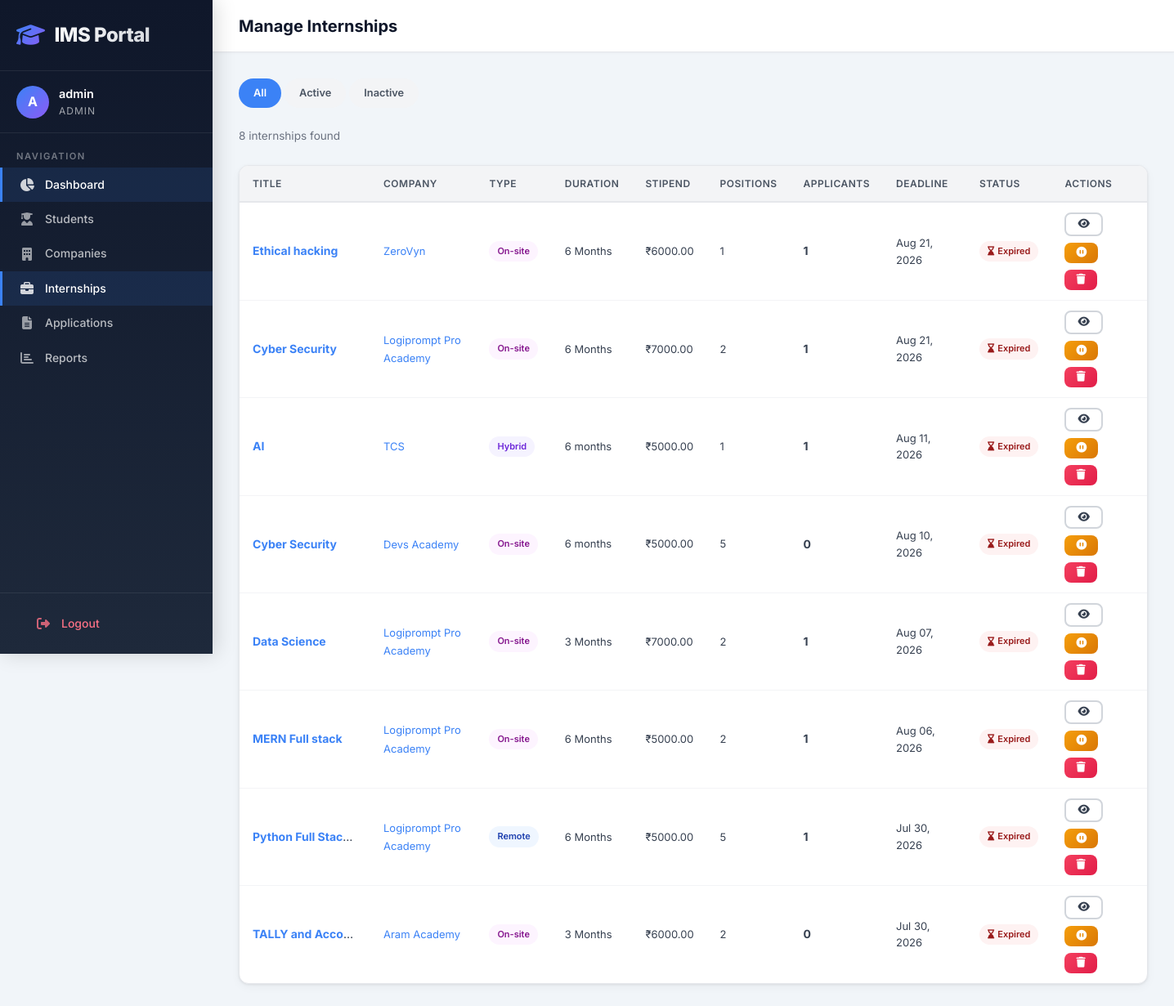
Screenshot of /admin-dashboard/internships/ (signed in) with the database file from the repository.
### accounts/models.py (models this page shows, shortened)
class User(AbstractUser):
    ROLE_CHOICES = (
        ('admin', 'Admin'),
        ('student', 'Student'),
        ('company', 'Company'),
    )
    email = models.EmailField(unique=True)
    role = models.CharField(max_length=10, choices=ROLE_CHOICES)
    objects = CustomUserManager()
    REQUIRED_FIELDS = ['email']
    @property
    def is_admin(self):
        return self.role == 'admin'
    @property
    def is_student(self):
        return self.role == 'student'

### companies/models.py (models this page shows, shortened)
class Internship(models.Model):
    TYPE_CHOICES = (
        ('remote', 'Remote'),
        ('onsite', 'On-site'),
        ('hybrid', 'Hybrid'),
    )
    company = models.ForeignKey(CompanyProfile, on_delete=models.CASCADE, related_name='internships')
    title = models.CharField(max_length=200)
    description = models.TextField()
    requirements = models.TextField()
    location = models.CharField(max_length=200)
    internship_type = models.CharField(max_length=10, choices=TYPE_CHOICES)
    duration = models.CharField(max_length=50)
    stipend = models.DecimalField(max_digits=10, decimal_places=2, null=True, blank=True)
    positions_available = models.IntegerField(default=1)
    application_deadline = models.DateField()
    is_approved = models.BooleanField(default=True, help_text='Internships go live immediately when posted')
    is_active = models.BooleanField(default=True)
    created_at = models.DateTimeField(auto_now_add=True)
    updated_at = models.DateTimeField(auto_now=True)
    class Meta:
        ordering = ['-created_at']
    @property
    def is_expired(self):
        from django.utils import timezone
        return self.application_deadline < timezone.now().date()
    @property
    def total_applications(self):
        return self.applications.count()

class CompanyProfile(models.Model):
    user = models.OneToOneField(settings.AUTH_USER_MODEL, on_delete=models.CASCADE, related_name='company_profile')
    company_name = models.CharField(max_length=200)
    industry = models.CharField(max_length=100, blank=True)
    website = models.URLField(blank=True)
    location = models.CharField(max_length=200, blank=True)
    description = models.TextField(blank=True)
    logo = models.ImageField(upload_to='company_logos/', blank=True, null=True)
    contact_email = models.EmailField(blank=True)
    contact_phone = models.CharField(max_length=20, blank=True)
    is_verified = models.BooleanField(default=False)
    created_at = models.DateTimeField(auto_now_add=True)
    updated_at = models.DateTimeField(auto_now=True)
    class Meta:
        ordering = ['-created_at']

### dashboard/views.py (the view)
# urls.py: path('internships/', views.manage_internships, name='manage_internships'),
@login_required
@admin_required
def manage_internships(request):
    filter_status = request.GET.get('status', '')
    internships = Internship.objects.select_related('company')
    today = date.today()
    if filter_status == 'active':
        internships = internships.filter(is_active=True, application_deadline__gte=today)
    elif filter_status == 'inactive':
        internships = internships.filter(Q(is_active=False) | Q(application_deadline__lt=today))
    return render(request, 'dashboard/manage_internships.html', {'internships': internships, 'filter_status': filter_status})

### students/context_processors.py (called while the page is built)
def unread_notifications_count(request):
    if request.user.is_authenticated and request.user.is_student:
        count = request.user.notifications.filter(is_read=False).count()
        return {'unread_notifications_count': count}
    return {'unread_notifications_count': 0}

### templates/dashboard/manage_internships.html (shortened to what this page needs)
{% extends 'base.html' %}
{% block page_title %}Manage Internships{% endblock %}
{% block content %}
<div class="filter-tabs">
    <a href="{% url 'dashboard:manage_internships' %}" class="filter-tab {% if not filter_status %}active{% endif %}">All</a>
    <a href="{% url 'dashboard:manage_internships' %}?status=active" class="filter-tab {% if filter_status == 'active' %}active{% endif %}">Active</a>
    <a href="{% url 'dashboard:manage_internships' %}?status=inactive" class="filter-tab {% if filter_status == 'inactive' %}active{% endif %}">Inactive</a>
</div>
<p class="text-muted text-sm mb-3">{{ internships|length }} internship{{ internships|length|pluralize }} found</p>
{% if internships %}
<div class="table-container" style="overflow-x: auto;">
    <table class="table" style="min-width: 1100px;">
        <thead>
            <tr>
                <th>Title</th>
                <th>Company</th>
                <th>Type</th>
                <th>Duration</th>
                <th>Stipend</th>
                <th>Positions</th>
                <th>Applicants</th>
                <th>Deadline</th>
                <th>Status</th>
                <th>Actions</th>
            </tr>
        </thead>
        <tbody>
            {% for internship in internships %}
            <tr>
                <td class="internship-cell"><a href="{% url 'dashboard:view_internship' internship.pk %}"><strong>{{ internship.title }}</strong></a></td>
                <td><a href="{% url 'dashboard:view_company' internship.company.pk %}" style="font-size: 13px;">{{ internship.company.company_name }}</a></td>
                <td><span class="badge badge-{{ internship.internship_type }}" style="font-size: 11px;">{{ internship.get_internship_type_display }}</span></td>
                <td style="font-size: 13px;">{{ internship.duration|default:"—" }}</td>
                <td style="font-size: 13px;">{% if internship.stipend %}₹{{ internship.stipend }}{% else %}Unpaid{% endif %}</td>
                <td style="font-size: 13px;">{{ internship.positions_available }}</td>
                <td><strong>{{ internship.total_applications }}</strong></td>
                <td style="font-size: 13px;">{{ internship.application_deadline|date:"M d, Y" }}</td>
                <td>
                    {% if internship.is_expired %}
                    <span class="badge badge-rejected" style="font-size: 11px;"><i class="fas fa-hourglass-end"></i> Expired</span>
                    {% elif internship.is_active %}
                    <span class="badge badge-active" style="font-size: 11px;"><i class="fas fa-circle"></i> Active</span>
                    {% else %}
                    <span class="badge badge-inactive" style="font-size: 11px;"><i class="fas fa-pause-circle"></i> Inactive</span>
                    {% endif %}
                </td>
                <td>
                    <div class="btn-group">
                        <a href="{% url 'dashboard:view_internship' internship.pk %}" class="btn btn-sm btn-outline" title="View Details"><i class="fas fa-eye"></i></a>
                        <form method="POST" action="{% url 'dashboard:toggle_internship_active' internship.pk %}" style="display:inline;">
                            {% if internship.is_active %}
                            <button type="submit" class="btn btn-sm btn-warning" title="Deactivate"><i class="fas fa-pause-circle"></i></button>
                            {% else %}
                            <button type="submit" class="btn btn-sm btn-success" title="Activate"><i class="fas fa-play-circle"></i></button>
                            {% endif %}
                        </form>
                        <form method="POST" action="{% url 'dashboard:delete_internship' internship.pk %}" style="display:inline;" data-confirm="Are you sure you want to delete this internship?">
                            <button type="submit" class="btn btn-sm btn-danger" title="Delete"><i class="fas fa-trash"></i></button>
                        </form>
                    </div>
                </td>
            </tr>
            {% endfor %}
        </tbody>
    </table>
</div>
{% else %}
<div class="empty-state">
    <i class="fas fa-briefcase"></i>
    <h3>No Internships Found</h3>
    <p>No internships match the selected filter.</p>
</div>
{% endif %}
{% endblock %}

### templates/base.html (shortened to what this page needs)
{% load static %}
<!DOCTYPE html>
<html lang="en">
<head>
    <link rel="stylesheet" href="https://cdnjs.cloudflare.com/ajax/libs/font-awesome/6.5.1/css/all.min.css">
    <link rel="stylesheet" href="{% static 'css/style.css' %}">
</head>
<body>
    {% if user.is_authenticated %}
    <div class="app-layout">
        <aside class="sidebar">
            <div class="sidebar-header">
                <div class="sidebar-logo">
                    <i class="fas fa-graduation-cap"></i>
                    <span>IMS Portal</span>
                </div>
            </div>
            <div class="sidebar-user">
                <div class="sidebar-user-info">
                    <div class="sidebar-user-avatar">{{ user.username|make_list|first|upper }}</div>
                    <div class="sidebar-user-details">
                        <div class="sidebar-username">{{ user.username }}</div>
                        <div class="sidebar-role">{{ user.get_role_display }}</div>
                    </div>
                </div>
            </div>
            <nav class="sidebar-nav">
                <div class="sidebar-nav-section">Navigation</div>
                {% if user.is_admin %}
                <a href="{% url 'dashboard:admin_dashboard' %}" class="sidebar-link"><i class="fas fa-chart-pie"></i> Dashboard</a>
                <a href="{% url 'dashboard:manage_students' %}" class="sidebar-link"><i class="fas fa-user-graduate"></i> Students</a>
                <a href="{% url 'dashboard:manage_companies' %}" class="sidebar-link"><i class="fas fa-building"></i> Companies</a>
                <a href="{% url 'dashboard:manage_internships' %}" class="sidebar-link"><i class="fas fa-briefcase"></i> Internships</a>
                <a href="{% url 'dashboard:manage_applications' %}" class="sidebar-link"><i class="fas fa-file-alt"></i> Applications</a>
                <a href="{% url 'dashboard:reports' %}" class="sidebar-link"><i class="fas fa-chart-bar"></i> Reports</a>
                {% endif %}
            </nav>
            <div class="sidebar-footer">
                <a href="{% url 'accounts:logout' %}" class="sidebar-link logout-link"><i class="fas fa-sign-out-alt"></i> Logout</a>
            </div>
        </aside>
        <div class="main-content">
            <header class="topbar">
                <h1 class="topbar-title">{% block page_title %}Dashboard{% endblock %}</h1>
            </header>
            <main class="content-area">
    {% endif %}
    {% block content %}{% endblock %}
    </main>
    {% if user.is_authenticated %}
        </div>
    </div>
    {% endif %}
</body>
</html>

### templates/dashboard/manage_internships.html (style rules this page uses)
.internship-cell { max-width: 160px; overflow: hidden; text-overflow: ellipsis; white-space: nowrap; }

### rows the page displays
User: username|make_list "A", username "admin", role "ADMIN"
Internship: title "Ethical hacking", company.company_name "ZeroVyn", internship_type "On-site", duration "6 Months", stipend "6000.00", positions_available "1", total_applications "1", application_deadline "Aug 21, 2026", shows "Expired", is_active True (drawn)
Internship: title "Cyber Security", company.company_name "Logiprompt Pro Academy", internship_type "On-site", duration "6 Months", stipend "7000.00", positions_available "2", total_applications "1", application_deadline "Aug 21, 2026", shows "Expired", is_active True (drawn)
Internship: title "AI", company.company_name "TCS", internship_type "Hybrid", duration "6 months", stipend "5000.00", positions_available "1", total_applications "1", application_deadline "Aug 11, 2026", shows "Expired", is_active True (drawn)
Internship: title "Cyber Security", company.company_name "Devs Academy", internship_type "On-site", duration "6 months", stipend "5000.00", positions_available "5", total_applications "0", application_deadline "Aug 10, 2026", shows "Expired", is_active True (drawn)
Internship: title "Data Science", company.company_name "Logiprompt Pro Academy", internship_type "On-site", duration "3 Months", stipend "7000.00", positions_available "2", total_applications "1", application_deadline "Aug 07, 2026", shows "Expired", is_active True (drawn)
Internship: title "MERN Full stack", company.company_name "Logiprompt Pro Academy", internship_type "On-site", duration "6 Months", stipend "5000.00", positions_available "2", total_applications "1", application_deadline "Aug 06, 2026", shows "Expired", is_active True (drawn)
Internship: title "Python Full Stac…", company.company_name "Logiprompt Pro Academy", internship_type "Remote", duration "6 Months", stipend "5000.00", positions_available "5", total_applications "1", application_deadline "Jul 30, 2026", shows "Expired", is_active True (drawn)
Internship: title "TALLY and Acco…", company.company_name "Aram Academy", internship_type "On-site", duration "3 Months", stipend "6000.00", positions_available "2", total_applications "0", application_deadline "Jul 30, 2026", shows "Expired", is_active True (drawn)

### other values shown
{{ internships|length }} "8"
